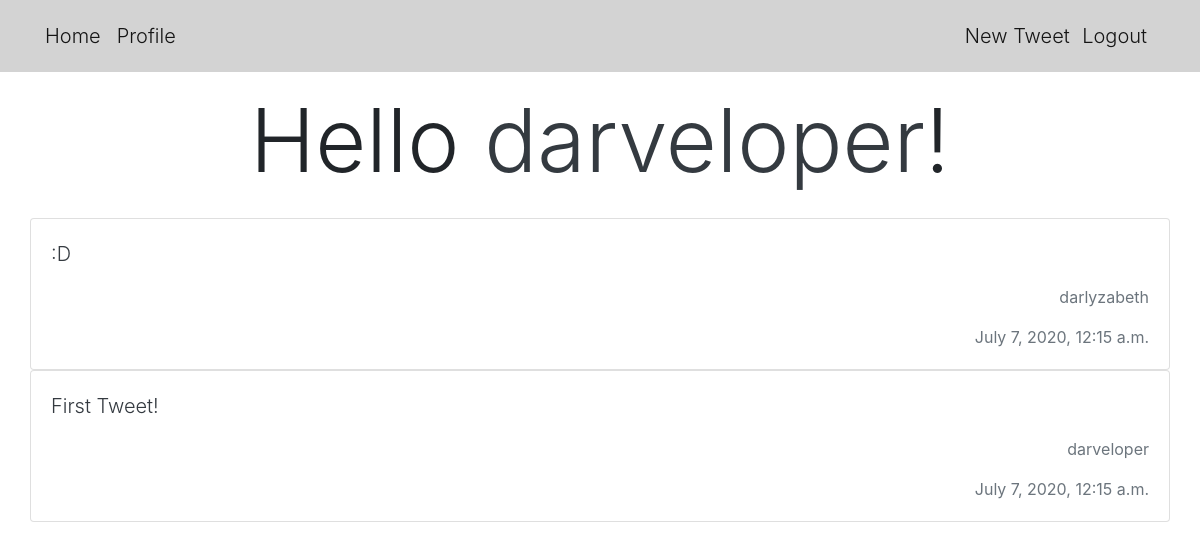
Page / (signed in) on the committed database.
### twitteruser/models.py (models this page shows, shortened)
class CustomUser(AbstractBaseUser):
    email = models.EmailField(
        verbose_name='email address',
        max_length=255,
        unique=True
    )
    username = models.CharField(
        verbose_name='username',
        max_length=100,
        unique=True
    )
    followers = models.ManyToManyField('self', symmetrical=False, related_name='user_followers')
    following = models.ManyToManyField('self', symmetrical=False, related_name='user_following')
    active = models.BooleanField(default=True)
    staff = models.BooleanField(default=False)
    admin = models.BooleanField(default=False)
    USERNAME_FIELD = 'username'
    REQUIRED_FIELDS = ['email']
    def __str__(self):
        return self.username
    @property
    def is_active(self):
        return self.active
    objects = UserManager()

### tweet/models.py (models this page shows)
class Tweet(models.Model):
    author = models.ForeignKey(CustomUser, default=None, on_delete=models.CASCADE)
    text = models.CharField(max_length=140)
    post_date = models.DateTimeField(default=timezone.now)
    def __str__(self):
        return self.text

### twitteruser/views.py (the view)
# urls.py: path('', index, name='home'),
@login_required(login_url='/login')
def index(request):
    user = CustomUser.objects.get(id=request.user.id)
    tweets = Tweet.objects.all().order_by("-post_date")
    notifications = Notification.objects.filter(receiver=request.user)
    return render(request, 'index.html', {'tweets': tweets, 'notifications': notifications})

### twitteruser/templates/index.html (shortened to what this page needs)
{% extends 'base.html'%}
{% block content %}
<div class="container fluid">
    <div class="d-flex justify-content-center">
        <h1 class="display-2">Hello <a class="text-dark" href="/user/{{request.user.id}}">{{request.user}}</a>!</h1>
    </div>
</div>
<div class="container-fluid">
{% for tweet in tweets %}
<div class="card">
    <div class="card-body">
        <p><a class="lead text-dark" href='/tweet/{{tweet.id}}'>{{tweet}}</a></p>
        <p class="text-right"><a class="text-muted" href="/user/{{tweet.author.id}}">{{tweet.author.username}}</a></p>
        <span class="text-right"><footer class="text-muted">{{tweet.post_date}}</footer></span>
    </div>
</div>
{% endfor %}
</div>
{% endblock %}

### rows in the picture
CustomUser: user "darveloper"
Tweet: text ":D", author.username "darlyzabeth", post_date "July 7, 2020, 12:15 a.m."
Tweet: text "First Tweet!", author.username "darveloper", post_date "July 7, 2020, 12:15 a.m."
